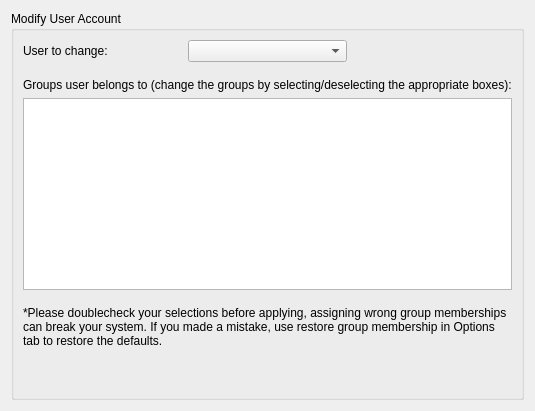
     <widget class="QWidget" name="membershipTab">
      <attribute name="icon">
       <iconset resource="images.qrc">
        <normaloff>:/icons/contact-new.png</normaloff>:/icons/contact-new.png</iconset>
      </attribute>
      <attribute name="title">
       <string>Group Membership</string>
      </attribute>
      <layout class="QGridLayout" name="_6">
       <item row="0" column="1">
        <widget class="QGroupBox" name="selectUser">
         <property name="sizePolicy">
          <sizepolicy hsizetype="MinimumExpanding" vsizetype="Minimum">
           <horstretch>0</horstretch>
           <verstretch>0</verstretch>
          </sizepolicy>
         </property>
         <property name="title">
          <string>Modify User Account</string>
         </property>
         <layout class="QGridLayout" name="_4">
          <property name="leftMargin">
           <number>9</number>
          </property>
          <property name="topMargin">
           <number>9</number>
          </property>
          <property name="rightMargin">
           <number>9</number>
          </property>
          <property name="bottomMargin">
           <number>9</number>
          </property>
          <property name="spacing">
           <number>6</number>
          </property>
          <item row="1" column="0" colspan="2">
           <spacer name="verticalSpacer_3">
            <property name="orientation">
             <enum>Qt::Orientation::Vertical</enum>
            </property>
            <property name="sizeType">
             <enum>QSizePolicy::Policy::Fixed</enum>
            </property>
            <property name="sizeHint" stdset="0">
             <size>
              <width>20</width>
              <height>10</height>
             </size>
            </property>
           </spacer>
          </item>
          <item row="0" column="0">
           <widget class="QLabel" name="userLabel_2">
            <property name="sizePolicy">
             <sizepolicy hsizetype="MinimumExpanding" vsizetype="Minimum">
              <horstretch>0</horstretch>
              <verstretch>0</verstretch>
             </sizepolicy>
            </property>
            <property name="toolTip">
             <string>Select user to delete</string>
            </property>
            <property name="frameShape">
             <enum>QFrame::Shape::NoFrame</enum>
            </property>
            <property name="frameShadow">
             <enum>QFrame::Shadow::Plain</enum>
            </property>
            <property name="text">
             <string>User to change:</string>
            </property>
            <property name="buddy">
             <cstring>userComboMembership</cstring>
            </property>
           </widget>
          </item>
          <item row="2" column="0" colspan="3">
           <widget class="QLabel" name="labelGroups">
            <property name="text">
             <string>Groups user belongs to (change the groups by selecting/deselecting the appropriate boxes):</string>
            </property>
           </widget>
          </item>
          <item row="3" column="0" colspan="3">
           <widget class="QListWidget" name="listGroups">
            <property name="movement">
             <enum>QListView::Movement::Static</enum>
            </property>
            <property name="flow">
             <enum>QListView::Flow::TopToBottom</enum>
            </property>
            <property name="isWrapping" stdset="0">
             <bool>true</bool>
            </property>
            <property name="resizeMode">
             <enum>QListView::ResizeMode::Adjust</enum>
            </property>
           </widget>
          </item>
          <item row="5" column="0" colspan="3">
           <widget class="QLabel" name="label_3">
            <property name="text">
             <string>*Please doublecheck your selections before applying, assigning wrong group memberships can break your system. If you made a mistake, use restore group membership in Options tab to restore the defaults.</string>
            </property>
            <property name="wordWrap">
             <bool>true</bool>
            </property>
           </widget>
          </item>
          <item row="0" column="2">
           <spacer name="horizontalSpacer_8">
            <property name="orientation">
             <enum>Qt::Orientation::Horizontal</enum>
            </property>
            <property name="sizeHint" stdset="0">
             <size>
              <width>40</width>
              <height>20</height>
             </size>
            </property>
           </spacer>
          </item>
          <item row="0" column="1">
           <widget class="QComboBox" name="userComboMembership">
            <property name="sizePolicy">
             <sizepolicy hsizetype="MinimumExpanding" vsizetype="Minimum">
              <horstretch>0</horstretch>
              <verstretch>0</verstretch>
             </sizepolicy>
            </property>
            <property name="toolTip">
             <string>&lt;html&gt;&lt;head/&gt;&lt;body&gt;&lt;p&gt;Select user to change&lt;/p&gt;&lt;/body&gt;&lt;/html&gt;</string>
            </property>
           </widget>
          </item>
          <item row="4" column="0" colspan="3">
           <spacer name="verticalSpacer_2">
            <property name="orientation">
             <enum>Qt::Orientation::Vertical</enum>
            </property>
            <property name="sizeType">
             <enum>QSizePolicy::Policy::Fixed</enum>
            </property>
            <property name="sizeHint" stdset="0">
             <size>
              <width>20</width>
              <height>10</height>
             </size>
            </property>
           </spacer>
          </item>
          <item row="6" column="0" colspan="3">
           <spacer name="spacer">
            <property name="orientation">
             <enum>Qt::Orientation::Vertical</enum>
            </property>
            <property name="sizeType">
             <enum>QSizePolicy::Policy::Minimum</enum>
            </property>
            <property name="sizeHint" stdset="0">
             <size>
              <width>20</width>
              <height>40</height>
             </size>
            </property>
           </spacer>
          </item>
         </layout>
        </widget>
       </item>
      </layout>
     </widget>
